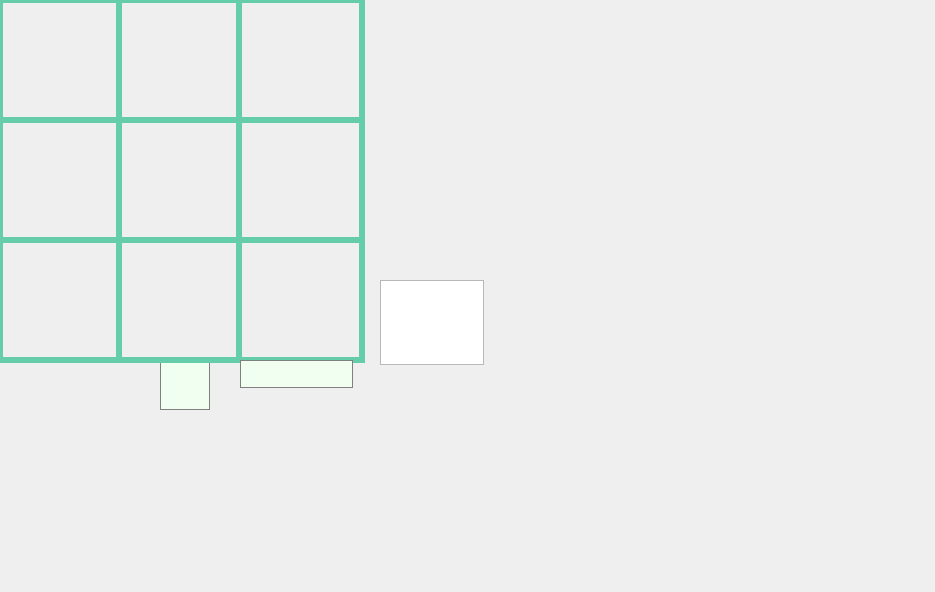
<?xml version="1.0" encoding="UTF-8"?>
<ui version="4.0">
 <class>GameField</class>
 <widget class="QDialog" name="GameField">
  <property name="geometry">
   <rect>
    <x>0</x>
    <y>0</y>
    <width>935</width>
    <height>592</height>
   </rect>
  </property>
  <property name="windowTitle">
   <string>Dialog</string>
  </property>
  <property name="autoFillBackground">
   <bool>false</bool>
  </property>
  <widget class="QPushButton" name="pushButton_57">
   <property name="geometry">
    <rect>
     <x>160</x>
     <y>360</y>
     <width>50</width>
     <height>50</height>
    </rect>
   </property>
   <property name="cursor">
    <cursorShape>ArrowCursor</cursorShape>
   </property>
   <property name="styleSheet">
    <string notr="true">QPushButton{
background-color:Honeydew;
border: 1px solid gray;
}
QPushButton:pressed{
background-color:White;
}</string>
   </property>
   <property name="text">
    <string/>
   </property>
  </widget>
  <widget class="Line" name="line">
   <property name="geometry">
    <rect>
     <x>111</x>
     <y>0</y>
     <width>16</width>
     <height>360</height>
    </rect>
   </property>
   <property name="layoutDirection">
    <enum>Qt::LayoutDirection::RightToLeft</enum>
   </property>
   <property name="styleSheet">
    <string notr="true">color:MediumAquamarine;</string>
   </property>
   <property name="frameShadow">
    <enum>QFrame::Shadow::Plain</enum>
   </property>
   <property name="lineWidth">
    <number>6</number>
   </property>
   <property name="orientation">
    <enum>Qt::Orientation::Vertical</enum>
   </property>
  </widget>
  <widget class="Line" name="line_2">
   <property name="geometry">
    <rect>
     <x>231</x>
     <y>0</y>
     <width>16</width>
     <height>360</height>
    </rect>
   </property>
   <property name="layoutDirection">
    <enum>Qt::LayoutDirection::RightToLeft</enum>
   </property>
   <property name="styleSheet">
    <string notr="true">color:MediumAquamarine;</string>
   </property>
   <property name="frameShadow">
    <enum>QFrame::Shadow::Plain</enum>
   </property>
   <property name="lineWidth">
    <number>6</number>
   </property>
   <property name="orientation">
    <enum>Qt::Orientation::Vertical</enum>
   </property>
  </widget>
  <widget class="Line" name="line_3">
   <property name="geometry">
    <rect>
     <x>354</x>
     <y>0</y>
     <width>16</width>
     <height>360</height>
    </rect>
   </property>
   <property name="layoutDirection">
    <enum>Qt::LayoutDirection::RightToLeft</enum>
   </property>
   <property name="styleSheet">
    <string notr="true">color:MediumAquamarine;</string>
   </property>
   <property name="frameShadow">
    <enum>QFrame::Shadow::Plain</enum>
   </property>
   <property name="lineWidth">
    <number>6</number>
   </property>
   <property name="orientation">
    <enum>Qt::Orientation::Vertical</enum>
   </property>
  </widget>
  <widget class="Line" name="line_4">
   <property name="geometry">
    <rect>
     <x>0</x>
     <y>117</y>
     <width>360</width>
     <height>6</height>
    </rect>
   </property>
   <property name="styleSheet">
    <string notr="true">color:MediumAquamarine;</string>
   </property>
   <property name="frameShadow">
    <enum>QFrame::Shadow::Plain</enum>
   </property>
   <property name="lineWidth">
    <number>6</number>
   </property>
   <property name="orientation">
    <enum>Qt::Orientation::Horizontal</enum>
   </property>
  </widget>
  <widget class="Line" name="line_5">
   <property name="geometry">
    <rect>
     <x>0</x>
     <y>237</y>
     <width>360</width>
     <height>6</height>
    </rect>
   </property>
   <property name="styleSheet">
    <string notr="true">color:MediumAquamarine;</string>
   </property>
   <property name="frameShadow">
    <enum>QFrame::Shadow::Plain</enum>
   </property>
   <property name="lineWidth">
    <number>6</number>
   </property>
   <property name="orientation">
    <enum>Qt::Orientation::Horizontal</enum>
   </property>
  </widget>
  <widget class="Line" name="line_6">
   <property name="geometry">
    <rect>
     <x>0</x>
     <y>357</y>
     <width>365</width>
     <height>6</height>
    </rect>
   </property>
   <property name="styleSheet">
    <string notr="true">color:MediumAquamarine;</string>
   </property>
   <property name="frameShadow">
    <enum>QFrame::Shadow::Plain</enum>
   </property>
   <property name="lineWidth">
    <number>6</number>
   </property>
   <property name="orientation">
    <enum>Qt::Orientation::Horizontal</enum>
   </property>
  </widget>
  <widget class="Line" name="line_7">
   <property name="geometry">
    <rect>
     <x>0</x>
     <y>0</y>
     <width>360</width>
     <height>3</height>
    </rect>
   </property>
   <property name="styleSheet">
    <string notr="true">color:MediumAquamarine;</string>
   </property>
   <property name="frameShadow">
    <enum>QFrame::Shadow::Plain</enum>
   </property>
   <property name="lineWidth">
    <number>3</number>
   </property>
   <property name="orientation">
    <enum>Qt::Orientation::Horizontal</enum>
   </property>
  </widget>
  <widget class="Line" name="line_8">
   <property name="geometry">
    <rect>
     <x>0</x>
     <y>0</y>
     <width>3</width>
     <height>360</height>
    </rect>
   </property>
   <property name="layoutDirection">
    <enum>Qt::LayoutDirection::RightToLeft</enum>
   </property>
   <property name="styleSheet">
    <string notr="true">color:MediumAquamarine;</string>
   </property>
   <property name="frameShadow">
    <enum>QFrame::Shadow::Plain</enum>
   </property>
   <property name="lineWidth">
    <number>6</number>
   </property>
   <property name="orientation">
    <enum>Qt::Orientation::Vertical</enum>
   </property>
  </widget>
  <widget class="QLineEdit" name="lineEdit">
   <property name="geometry">
    <rect>
     <x>240</x>
     <y>360</y>
     <width>113</width>
     <height>28</height>
    </rect>
   </property>
   <property name="focusPolicy">
    <enum>Qt::FocusPolicy::ClickFocus</enum>
   </property>
   <property name="styleSheet">
    <string notr="true">QLineEdit{background-color:Honeydew;border: 1px solid gray;}
input {
  padding: 10px;
  caret-color: auto;
}</string>
   </property>
   <property name="text">
    <string/>
   </property>
   <property name="cursorPosition">
    <number>0</number>
   </property>
   <property name="cursorMoveStyle">
    <enum>Qt::CursorMoveStyle::LogicalMoveStyle</enum>
   </property>
  </widget>
  <widget class="QTextEdit" name="textEdit">
   <property name="geometry">
    <rect>
     <x>380</x>
     <y>280</y>
     <width>104</width>
     <height>85</height>
    </rect>
   </property>
   <property name="focusPolicy">
    <enum>Qt::FocusPolicy::ClickFocus</enum>
   </property>
   <property name="lineWidth">
    <number>0</number>
   </property>
   <property name="lineWrapColumnOrWidth">
    <number>-6</number>
   </property>
   <property name="html">
    <string>&lt;!DOCTYPE HTML PUBLIC &quot;-//W3C//DTD HTML 4.0//EN&quot; &quot;http://www.w3.org/TR/REC-html40/strict.dtd&quot;&gt;
&lt;html&gt;&lt;head&gt;&lt;meta name=&quot;qrichtext&quot; content=&quot;1&quot; /&gt;&lt;meta charset=&quot;utf-8&quot; /&gt;&lt;style type=&quot;text/css&quot;&gt;
p, li { white-space: pre-wrap; }
hr { height: 1px; border-width: 0; }
li.unchecked::marker { content: &quot;\2610&quot;; }
li.checked::marker { content: &quot;\2612&quot;; }
&lt;/style&gt;&lt;/head&gt;&lt;body style=&quot; font-family:'Segoe UI'; font-size:9pt; font-weight:400; font-style:normal;&quot;&gt;
&lt;p style=&quot;-qt-paragraph-type:empty; margin-top:0px; margin-bottom:0px; margin-left:0px; margin-right:0px; -qt-block-indent:0; text-indent:0px;&quot;&gt;&lt;br /&gt;&lt;/p&gt;&lt;/body&gt;&lt;/html&gt;</string>
   </property>
   <property name="cursorWidth">
    <number>-18708910</number>
   </property>
  </widget>
 </widget>
 <resources/>
 <connections/>
</ui>
